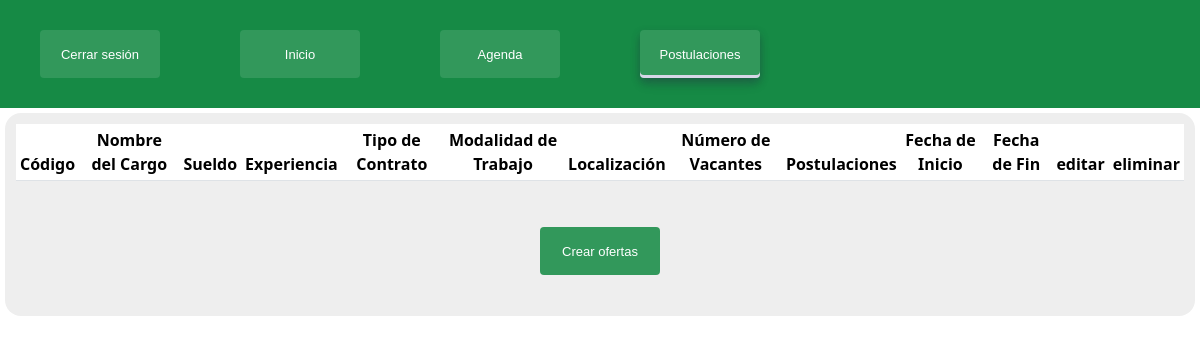
/usuario/ofertas/, run on an earlier commit of the app's database.
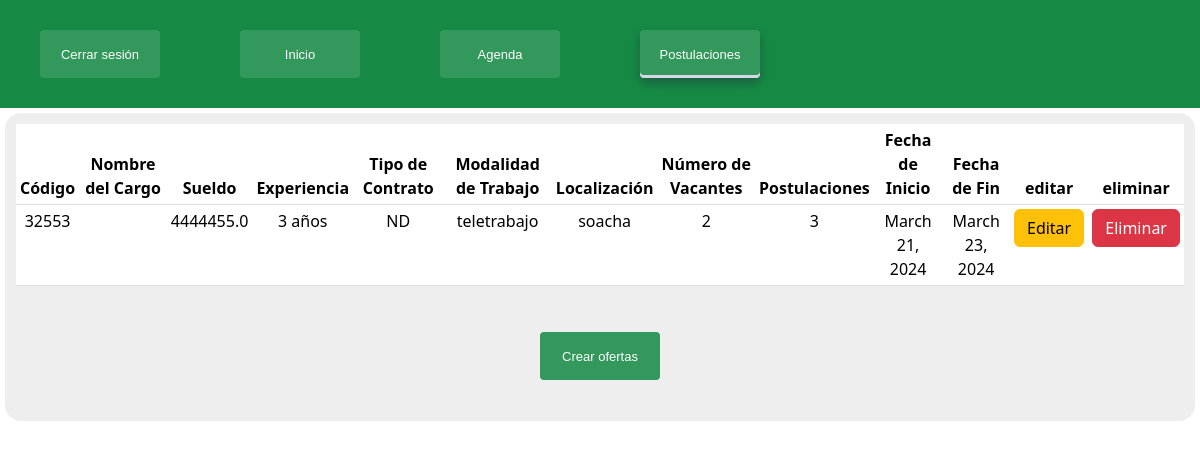
And on a later commit of the database.
### ofertas/models.py (models this page shows, shortened)
class Oferta(models.Model):
    codigo = models.IntegerField()
    profecion = models.CharField(max_length=255, null=True)
    experiencia = models.CharField(max_length=255)
    educacion = models.CharField(max_length=255)
    sueldo = models.FloatField()
    tipo_contrato = models.CharField(max_length=255)
    modalidad_trabajo = models.CharField(max_length=255)
    localizacion = models.CharField(max_length=255)
    n_vacantes = models.IntegerField()
    postulaciones = models.IntegerField()
    fecha_inicio = models.DateField()
    fecha_fin = models.DateField()

### ofertas/views.py (the view)
# urls.py: path('ofertas/', views.postulacionesM, name="postulacionesM"),
def postulacionesM(request):
    data = Oferta.objects.all()
    return render(request, 'reclutador/postulacionesM.html', {'ofertas': data})

### templates/reclutador/postulacionesM.html (shortened to what this page needs)
{% load static%}
<!DOCTYPE html>
<html lang="en">
<head>
    <link href="{%static 'css/candidato/encabezado/encabezadoP.css'%}" rel="stylesheet">
    <link href="{%static 'css/candidato/encabezado/encabezado.css'%}" rel="stylesheet">
    <link href="{%static 'css/candidato/postulaciones/postulaciones.css'%}" rel="stylesheet">
    <link href="https://cdn.jsdelivr.net/npm/bootstrap@5.3.2/dist/css/bootstrap.min.css" rel="stylesheet">
</head>
<body>
    <div class="contenedor">
        <aside class="encabezado">
            <div class="flex4">
                <div class="navegacion">
                    <a class="but" href="{% url 'home' %}" onclick="return confirm('¿Estás seguro de cerrar sesión?')">Cerrar sesión</a>
                    <a class="but" href="{% url 'inicioM' %}">Inicio</a>
                    <a class="but" href="{%url 'agendaM'%}">Agenda</a>
                    <a class="butP" href="{%url 'postulacionesM'%}">Postulaciones</a>
                </div>
            </div>
        </aside>
        <div class="postulaciones">
            <div class="post">
                <table class="table table-sm" id="table11">
                    <thead class="table11">
                        <th scope="col"> Código </th>
                        <th scope="col"> Nombre del Cargo </th>
                        <th scope="col"> Sueldo </th>
                        <th scope="col"> Experiencia </th>
                        <th scope="col"> Tipo de Contrato </th>
                        <th scope="col"> Modalidad de Trabajo </th>
                        <th scope="col"> Localización </th>
                        <th scope="col"> Número de Vacantes </th>
                        <th scope="col"> Postulaciones </th>
                        <th scope="col"> Fecha de Inicio </th>
                        <th scope="col"> Fecha de Fin </th>
                        <th scope="col">editar</th>
                        <th scope="col">eliminar</th>
                    </thead>
                    <tbody>
                        {% for oferta in ofertas %}
                        <tr>
                            <td>{{ oferta.codigo }}</td>
                            <td>{{ oferta.nombre_cargo }}</td>
                            <td>{{ oferta.sueldo }}</td>
                            <td>{{ oferta.experiencia }}</td>
                            <td>{{ oferta.tipo_contrato }}</td>
                            <td>{{ oferta.modalidad_trabajo }}</td>
                            <td>{{ oferta.localizacion }}</td>
                            <td>{{ oferta.n_vacantes }}</td>
                            <td>{{ oferta.postulaciones }}</td>
                            <td>{{ oferta.fecha_inicio }}</td>
                            <td>{{ oferta.fecha_fin }}</td>
                            <td><a  class="btn btn-warning" href={% url "editar_Ofertas" oferta.id%}>Editar</a></td>
                            <td><a  class="btn btn-danger" href={% url "eliminar_Ofertas" oferta.id %}>Eliminar</a></td>
                        </tr>
                        {% endfor %}
                    </tbody>
                </table>
                <a class="but" href="{%url 'formulario_ofertas'%}">Crear ofertas</a>
            </div>
        </div>
    </div>
</body>
</html>

### static/css/candidato/encabezado/encabezadoP.css (style rules this page uses)
.encabezado { grid-column: 2 / 6; position: relative; width: 100%; height: 100%; background: #168A45; }
.flex4 { display: flex; position: relative; overflow: hidden; }
.navegacion { display: flex; position: relative; flex-direction: row; justify-content: center; }
.butP { border-radius: 13px; border: #168A45; background: rgb(50, 152, 91); width: 10vw; height: 50px; margin: 30px 40px; }
.butP { align-items: center; appearance: none; background-color: rgba(22, 138, 69,01.5px); border-radius: 4px; border-width: 0; box-shadow: rgba(35, 37, 66, 0.3) 0 4px 8px, rgba(45, 35, 66, 0.2) 0 7px 13px -3px, #D6D6E7 0 -3px 0 inset; box-sizing: border-box; color: #ffffff; cursor: pointer; display: inline-flex; font-family: Verdana, Geneva, Tahoma, sans-serif; height: 48px; justify-content: center; line-height: 1; list-style: none; overflow: hidden; padding-left: 16px; padding-right: 16px; position: relative; text-align: left; text-decoration: none; transition: box-shadow .15s,transform .15s; user-select: none; -webkit-user-select: none; touch-action: manipulation; white-space: nowrap; will-change: box-shadow,transform; font-size: 13px; }

### static/css/candidato/encabezado/encabezado.css (style rules this page uses)
.encabezado { grid-column: 2 / 29; position: relative; width: 100%; height: 100%; background: #168A45; }
.flex4 { display: flex; position: relative; overflow: hidden; }
.navegacion { display: flex; position: relative; flex-direction: row; justify-content: center; }
.but { border-radius: 13px; border: #168A45; background: rgb(50, 152, 91); width: 10vw; height: 50px; margin: 30px 40px; }
.but { align-items: center; appearance: none; background-color: rgba(22, 138, 69,01.5px); border-radius: 4px; border-width: 0; box-sizing: border-box; color: #ffffff; cursor: pointer; display: inline-flex; font-family: Verdana, Geneva, Tahoma, sans-serif; height: 48px; justify-content: center; line-height: 1; list-style: none; overflow: hidden; padding-left: 16px; padding-right: 16px; position: relative; text-align: left; text-decoration: none; transition: box-shadow .15s,transform .15s; user-select: none; -webkit-user-select: none; touch-action: manipulation; white-space: nowrap; will-change: box-shadow,transform; font-size: 13px; }

### static/css/candidato/postulaciones/postulaciones.css (style rules this page uses)
.postulaciones { overflow-y: scroll; grid-row: 2 / 8; grid-column: 2 / 8; width: 100%; max-height: 86%; display: flex; flex-wrap: wrap; justify-content: flex-start; }
.post { margin: 5px; padding: 10px; border-radius: 1rem; background-color: #eeeeee; border: 1px solid #cccccc00; text-align: center; }
@media screen and (max-width: 6200px) { .post { width: calc(100vmax + 100%); } }
@media screen and (max-width: 6200px) { .postulaciones { grid-column: 2 / 12; } }
@media screen and (max-width: 5200px) { .post { width: calc(100vmax + 100%); } }
@media screen and (max-width: 5200px) { .postulaciones { grid-column: 2 / 21; } }
@media screen and (max-width: 4100px) { .post { width: calc(100vmax + 100%); } }
@media screen and (max-width: 4100px) { .postulaciones { grid-column: 2 / 15; } }
@media screen and (max-width:2700px) { .post { width: calc(100vmax + 100%); } }
@media screen and (max-width:2700px) { .postulaciones { grid-column: 2 / 11; } }
@media screen and (max-width: 2000px) { .post { width: calc(100vmax + 100%); } }
@media screen and (max-width: 2000px) { .postulaciones { grid-column: 2 /9; } }
@media screen and (max-width: 1700px) { .post { width: calc(100vmax + 100%); } }
@media screen and (max-width: 1700px) { .postulaciones { grid-column: 2 / 8; } }
@media screen and (max-width: 1500px) { .post { width: calc(100vmax + 100%); } }
@media screen and (max-width: 1500px) { .postulaciones { grid-column: 2 / 7; } }
@media screen and (max-width: 1200px) { .post { width: calc(100vmax + 100%); } }
@media screen and (max-width: 1200px) { .postulaciones { grid-column: 2 / 5; } }

What changed in the data, as far as the page shows it:
added Oferta: codigo "32553", sueldo "4444455.0", experiencia "3 años", tipo_contrato "ND", modalidad_trabajo "teletrabajo", localizacion "soacha", n_vacantes "2", postulaciones "3", fecha_inicio "March 21, 2024", fecha_fin "March 23, 2024"
